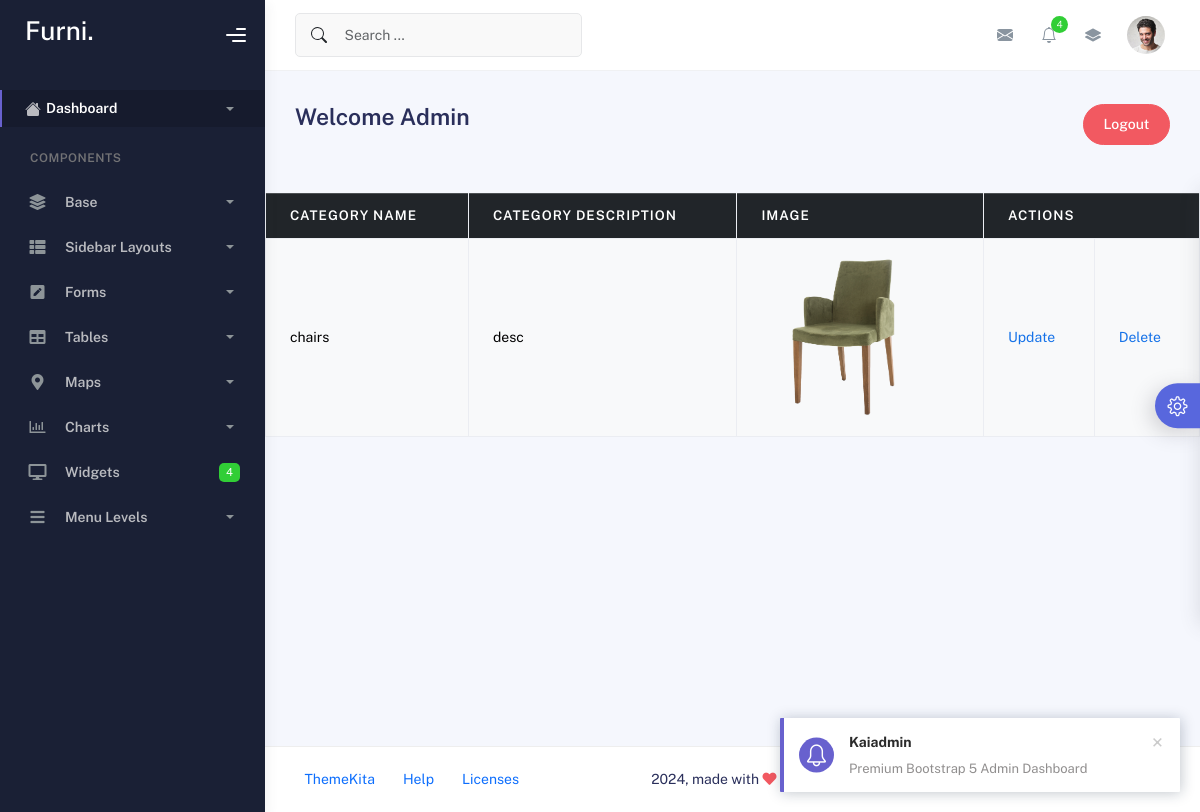
The app's page /display_category/ with its own data.
### ecomapp/models.py (models this page shows, shortened)
class Category(models.Model):
    name = models.CharField(max_length=255)
    description = models.TextField(blank=True, null=True)
    image = models.ImageField(upload_to='category/', blank=True, null=True)

### ecomapp/views.py (the view)
# urls.py: path('display_category/',views.display_category,name='display_category'),
def display_category(req):
    data=Category.objects.all()
    return render(req,'display_category.html',{'data':data})

### templates/display_category.html
{% extends 'admin.html' %}
{% block content %}
    <table class="table table-hover table-stripped table-bordered" style="margin: auto;">
      <thead class="table-dark">
        <tr>
          <th scope="col">Category Name</th>
          <th scope="col">Category description</th>
          <th scope="col">Image</th>
          <th colspan="2" >Actions</th>
        </tr>
      </thead>
      <tbody>
        {% for i in data %}
        <tr class="table-light">
            <td>{{i.name}}</td>
            <td>{{i.description}}</td>
            <td>
              <img style="width: 165px;height: 165px" src="{{i.image.url}}">
            </td>
            <td>
               <a href="{% url 'update_category' i.id %}">Update</a>
            </td>
            <td>
              <a href="{% url 'delete_category' i.id %}">Delete</a>
            </td>
        </tr>
        {% endfor %}
      </tbody>
    </table>
    <br>
    <br>
{% endblock %}

### records on screen
Category: name "chairs", description "desc", image (picture)
